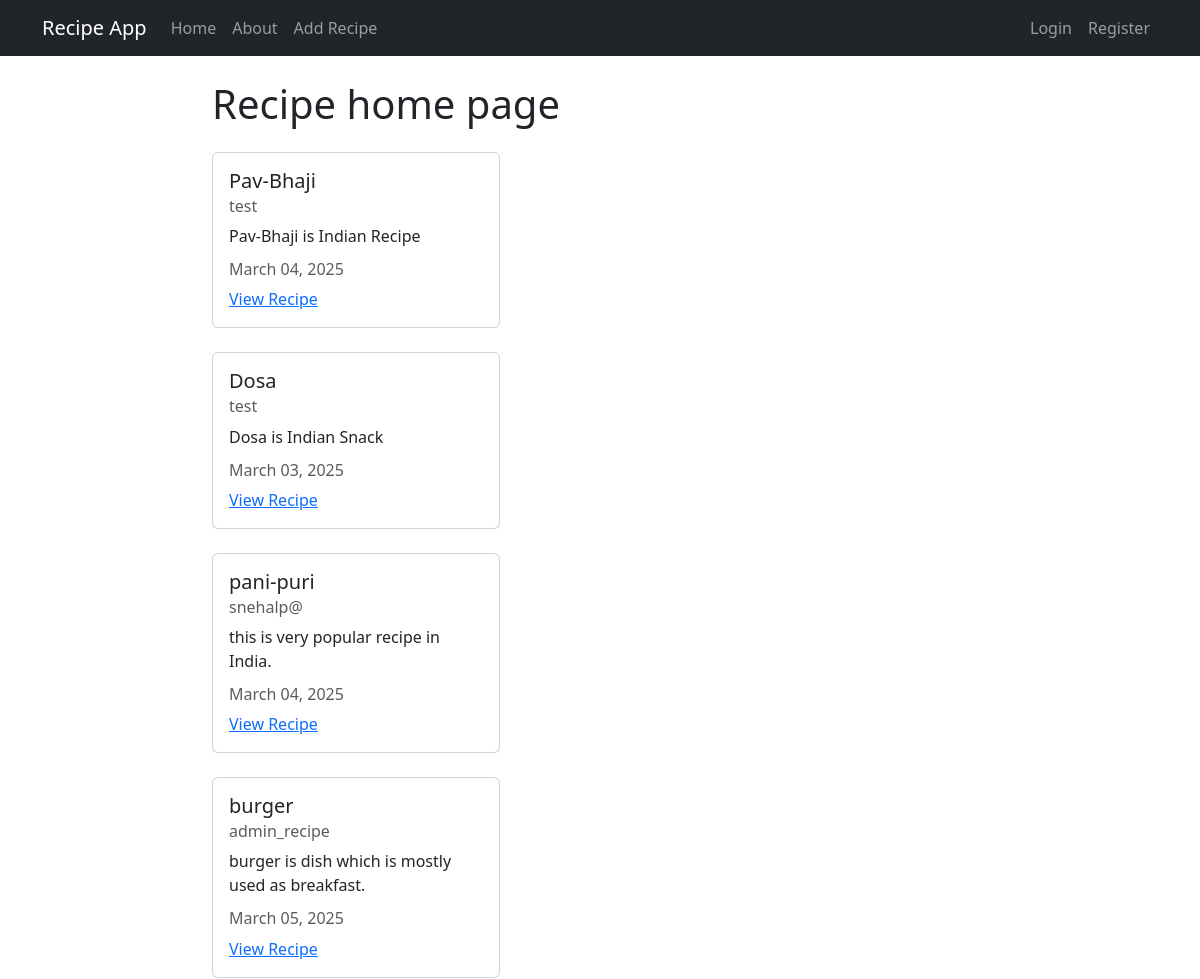
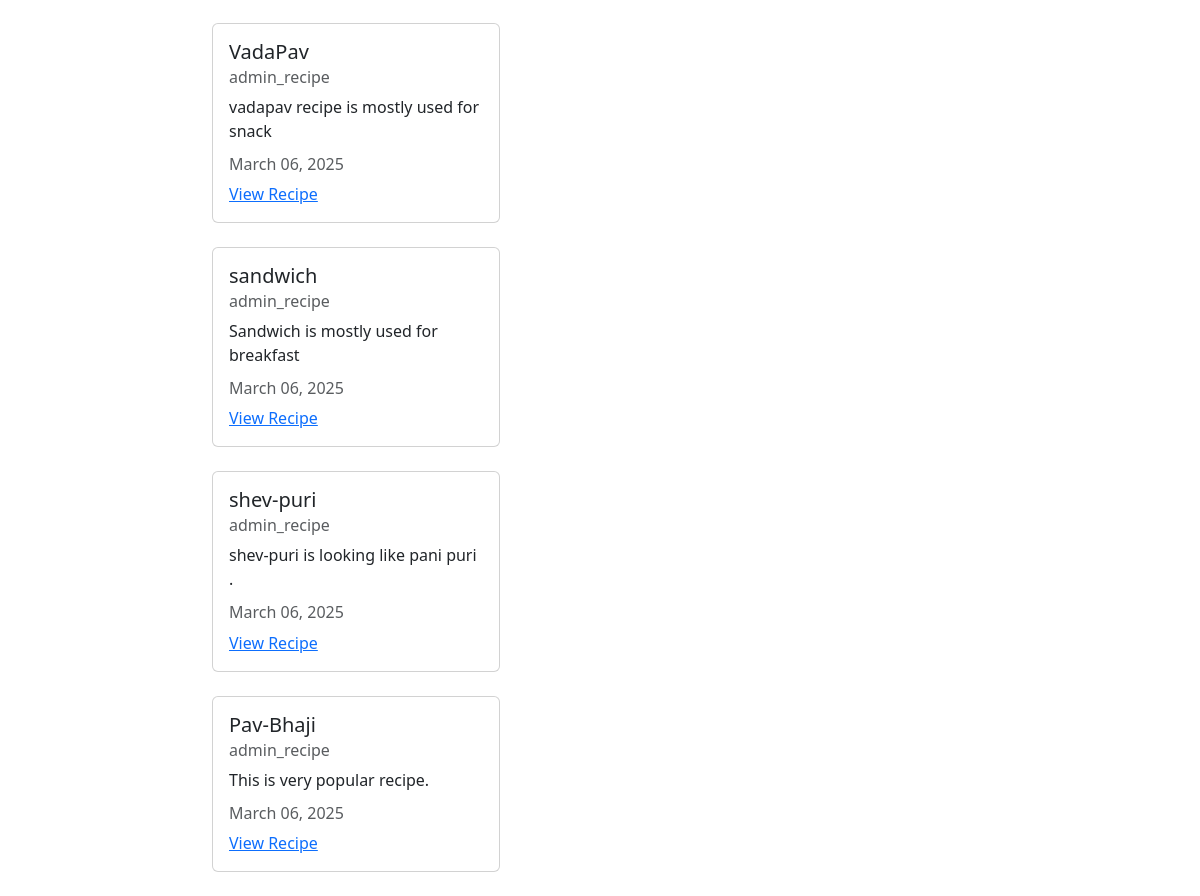
The app's page /, older data (2 pictures, top to bottom).
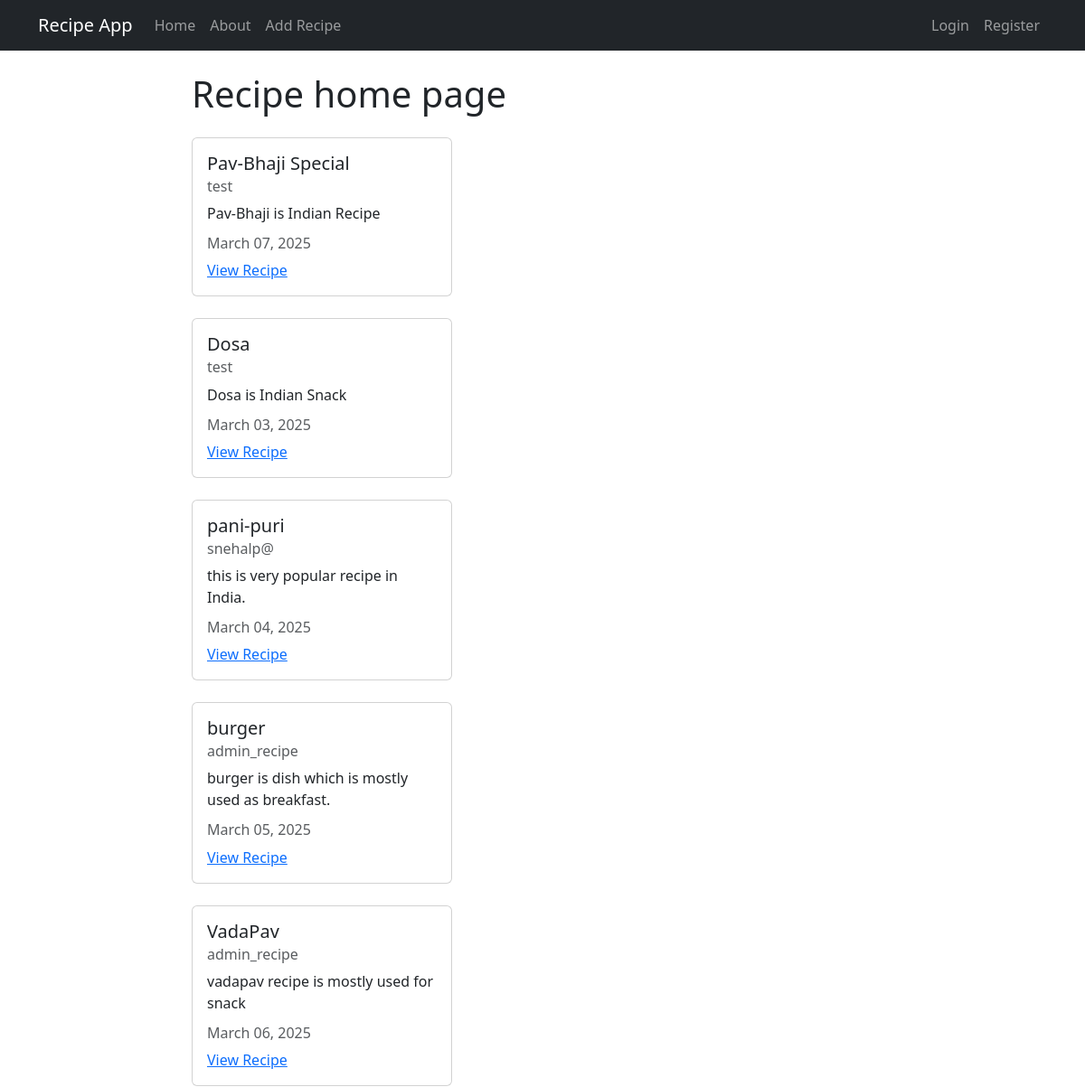
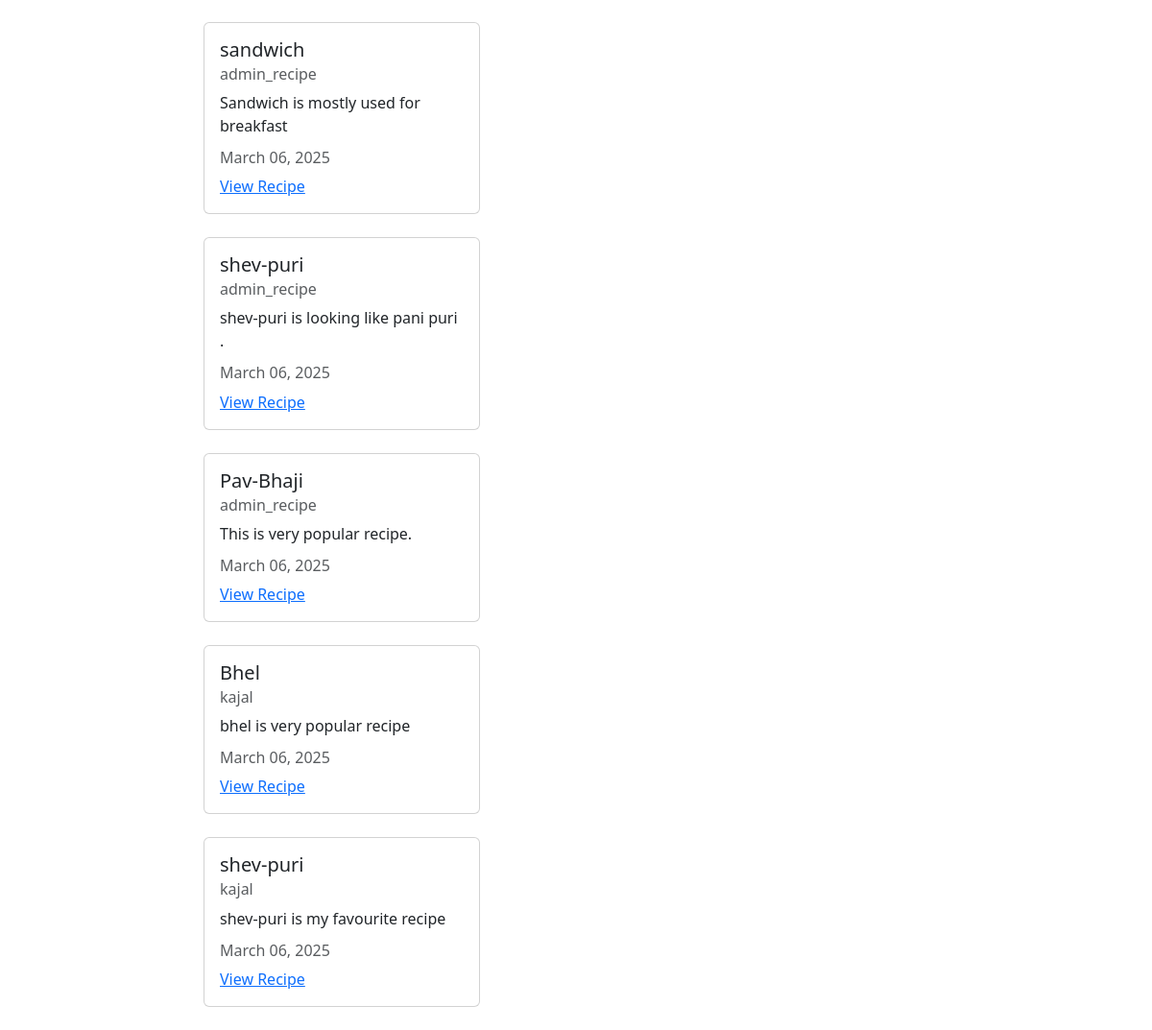
The same page, newer data (2 pictures, top to bottom).
### recipes/models.py (models this page shows, shortened)
class Recipe(models.Model):
    title=models.CharField(max_length=100)
    description=models.TextField()
    author=models.ForeignKey(User,on_delete=models.CASCADE)
    created_at=models.DateTimeField(auto_now_add=True)
    updated_at=models.DateTimeField(auto_now=True)

### recipes/views.py (the view)
# urls.py: path('',views.RecipeListView.as_view(),name="recipes-home"),
class RecipeListView(ListView):
    model=models.Recipe
    template_name='recipes/home.html'
    context_object_name='recipes'

### recipes/templates/recipes/home.html
{% extends 'recipes/base.html'%}
{% block content%}
    <h1>Recipe home page</h1>
    {% for recipe in recipes%}
       <div class="card my-4" style="width: 18rem;">
        <div class="card-body">
          <h5 class="card-title">{{recipe.title}}</h5>
          <h6 class="card-subtitle mb-2 text-body-secondary">{{recipe.author}}</h6>
          <p class="card-text">{{recipe.description}}</p>
          <h6 class="card-subtitle mb-2 text-body-secondary">{{recipe.updated_at | date:"F d, Y"}}</h6>
          <a href="{%url 'recipes-detail' recipe.pk%}" class="card-link">View Recipe</a>
        </div>
      </div>
    {% endfor %}
{%endblock content%}

### recipes/templates/recipes/base.html (shortened to what this page needs)
<!DOCTYPE html>
<html lang="en">
<head>
    <link href="https://cdn.jsdelivr.net/npm/bootstrap@5.3.3/dist/css/bootstrap.min.css" rel="stylesheet">
</head>
<body>
    <nav class="navbar navbar-expand-lg navbar-dark bg-dark">
        <div class="container">
          <a class="navbar-brand" href="{% url 'recipes-home' %}">Recipe App</a>
          <div class="collapse navbar-collapse" id="navbarNav">
            <ul class="navbar-nav">
              <li class="nav-item">
                <a class="nav-link" aria-current="page" href="{% url 'recipes-home' %}">Home</a>
              </li>
              <li class="nav-item">
                <a class="nav-link" href="{% url 'recipes-about' %}">About</a>
              </li>
              <li class="nav-item">
                <a class="nav-link" href="{% url 'recipes-create' %}">Add Recipe</a>
              </li>
            </ul>
          </div>
          <div class="navbar-nav">
            {% if user.is_authenticated %}
            <a class="nav-item nav-link" href="{%url 'user-profile'%}">Profile</a>
              {% comment %} <a class="nav-item nav-link" href="{%url 'user-logout'%}">Logout</a> {% endcomment %}
              <form action="{% url 'user-logout' %}" method="post">
                {% csrf_token %}
                <button style="background-color:black;"type="submit"><a class="nav-item nav-link">Logout</a></button>
            </form>
            {%else%}
            <a class="nav-item nav-link" href="{%url 'user-login'%}">Login</a>
            <a class="nav-item nav-link" href="{%url 'user-register'%}">Register</a>
            {%endif%}
          </div>
        </div>
      </nav>
      <div class="container mt-4 col-8">
        {% block content%}    {% endblock content %}
      </div>
</body>
</html>

Row changes from the older to the newer data that the page shows:
changed Recipe "Pav-Bhaji is Indian Recipe": title "Pav-Bhaji" → "Pav-Bhaji Special"; updated_at "March 04, 2025" → "March 07, 2025"
added Recipe: title "Bhel", author "kajal", description "bhel is very popular recipe", updated_at "March 06, 2025"
added Recipe: title "shev-puri", author "kajal", description "shev-puri is my favourite recipe", updated_at "March 06, 2025"
